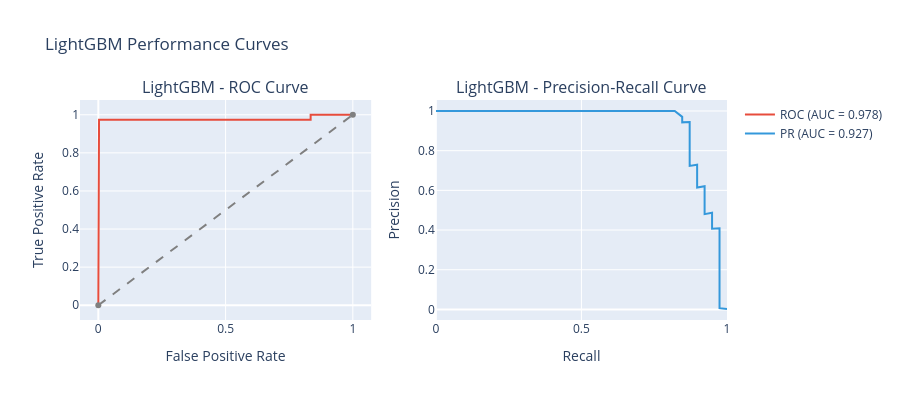

Notebook cell for this chart:
### Markdown cell above
**Threshold Tuning Interpretation:**

- **Lower thresholds** (e.g., 0.2-0.3): Higher recall (catch more fraud) but lower precision (more false positives)
- **Higher thresholds** (e.g., 0.6-0.7): Higher precision (fewer false alarms) but lower recall (miss some fraud)
- **Optimal threshold**: Balances precision and recall to maximize F1-Score

**Business Decision:**
- If false positives are costly (customer friction), use higher threshold
- If missing fraud is costly (financial loss), use lower threshold
- F1-optimal threshold provides a balanced approach

### Code cell
# ROC and PR curves for best model
from sklearn.metrics import roc_curve

# Get best model's scores
best_y_score = results[best_model_name]['scores']

# Calculate ROC curve
fpr, tpr, _ = roc_curve(y_val, best_y_score)
roc_auc = results[best_model_name]['ROC-AUC']

# Calculate PR curve
precision, recall, _ = precision_recall_curve(y_val, best_y_score)
pr_auc = results[best_model_name]['PR-AUC']

# Create subplots
fig = make_subplots(
    rows=1, cols=2,
    subplot_titles=(f'{best_model_name} - ROC Curve', f'{best_model_name} - Precision-Recall Curve')
)

# ROC Curve
fig.add_trace(
    go.Scatter(
        x=fpr, y=tpr,
        name=f'ROC (AUC = {roc_auc:.3f})',
        line=dict(color='#E74C3C', width=2)
    ),
    row=1, col=1
)

# Diagonal line
fig.add_trace(
    go.Scatter(
        x=[0, 1], y=[0, 1],
        name='Random',
        line=dict(color='gray', dash='dash'),
        showlegend=False
    ),
    row=1, col=1
)

# PR Curve
fig.add_trace(
    go.Scatter(
        x=recall, y=precision,
        name=f'PR (AUC = {pr_auc:.3f})',
        line=dict(color='#3498DB', width=2)
    ),
    row=1, col=2
)

# Update axes
fig.update_xaxes(title_text="False Positive Rate", row=1, col=1)
fig.update_yaxes(title_text="True Positive Rate", row=1, col=1)
fig.update_xaxes(title_text="Recall", row=1, col=2)
fig.update_yaxes(title_text="Precision", row=1, col=2)

fig.update_layout(height=400, showlegend=True, title_text=f"{best_model_name} Performance Curves")
fig.show()

print(f"\n Best Model ({best_model_name}) Performance Visualization:")
print(f"   - ROC curve shows discriminative ability across all thresholds")
print(f"   - PR curve focuses on positive class (fraud) performance")

### Figure 1 — Plotly figure (JSON) as saved in the notebook; plotly's stock layout.template omitted (floating-point values rounded to 4 significant figures; data arrays with more than 128 entries replaced by an {"elided": "..."} marker saying what was removed)
{"data": [{"line": {"color": "#E74C3C", "width": 2}, "name": "ROC (AUC = 0.978)", "type": "scatter", "x": {"elided": "906 float values"}, "xaxis": "x", "y": {"elided": "906 float values"}, "yaxis": "y"}, {"line": {"color": "gray", "dash": "dash"}, "name": "Random", "showlegend": false, "type": "scatter", "x": [0, 1], "xaxis": "x", "y": [0, 1], "yaxis": "y"}, {"line": {"color": "#3498DB", "width": 2}, "name": "PR (AUC = 0.927)", "type": "scatter", "x": {"elided": "1250 float values"}, "xaxis": "x2", "y": {"elided": "1250 float values"}, "yaxis": "y2"}], "layout": {"annotations": [{"font": {"size": 16}, "showarrow": false, "text": "LightGBM - ROC Curve", "x": 0.225, "xanchor": "center", "xref": "paper", "y": 1, "yanchor": "bottom", "yref": "paper"}, {"font": {"size": 16}, "showarrow": false, "text": "LightGBM - Precision-Recall Curve", "x": 0.775, "xanchor": "center", "xref": "paper", "y": 1, "yanchor": "bottom", "yref": "paper"}], "height": 400, "showlegend": true, "title": {"text": "LightGBM Performance Curves"}, "xaxis": {"anchor": "y", "domain": [0, 0.45], "title": {"text": "False Positive Rate"}}, "xaxis2": {"anchor": "y2", "domain": [0.55, 1], "title": {"text": "Recall"}}, "yaxis": {"anchor": "x", "domain": [0, 1], "title": {"text": "True Positive Rate"}}, "yaxis2": {"anchor": "x2", "domain": [0, 1], "title": {"text": "Precision"}}}}
